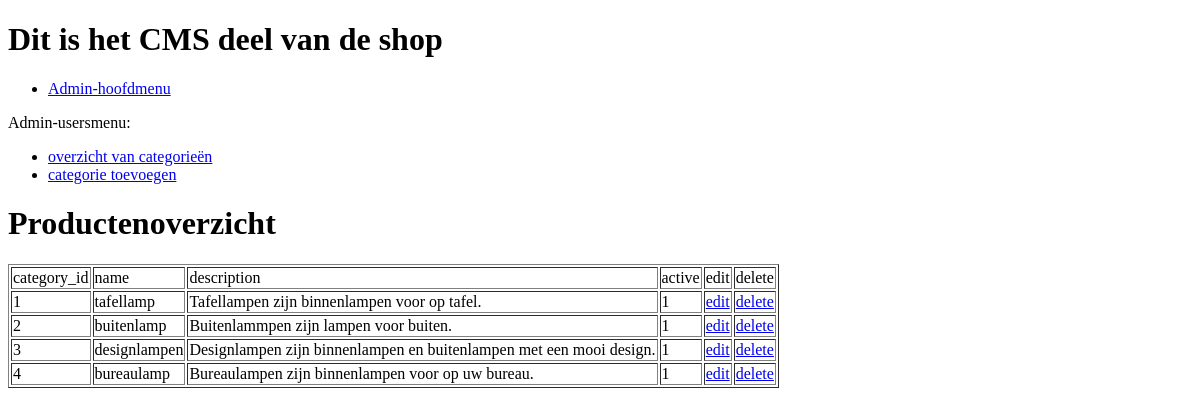
/admin/category/index.php (signed in), run on an earlier commit of the app's database.
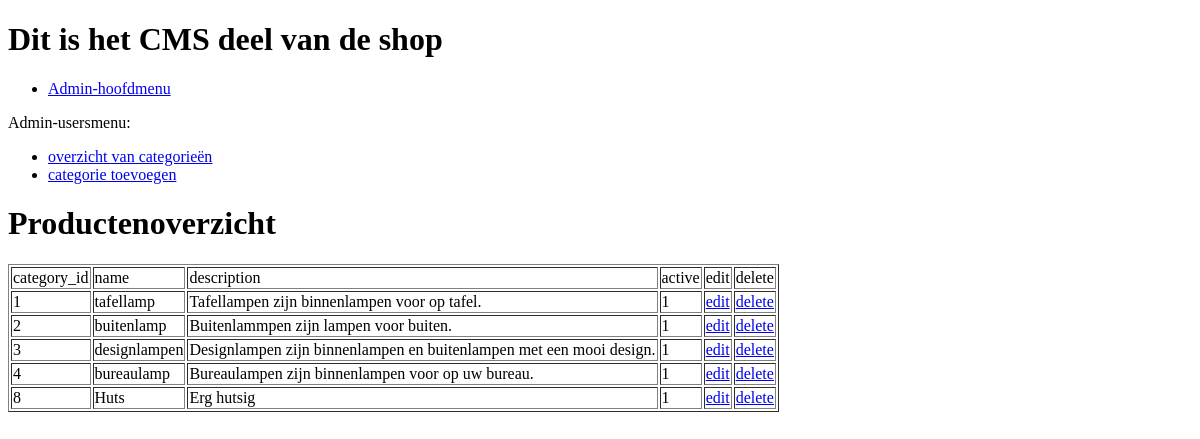
And on a later commit of the database.
### tables this page shows
CREATE TABLE `category` (
  `category_id` int(11) UNSIGNED NOT NULL,
  `name` varchar(60) NOT NULL,
  `description` varchar(400) NOT NULL,
  `active` tinyint(1) NOT NULL
);

### admin/category/index.php (the view, shortened to what this page needs)
<?php
    include('../core/header.php');
    include('category-menu.php');
?>
<h1>Productenoverzicht</h1>
<?php
        $liqry = $con->prepare("SELECT category_id, name, description, active FROM category");
        $columns = array('category_id', 'name', 'description', 'active');
        if($liqry === false) {
           echo mysqli_error($con);
        } else{
            $liqry->bind_result( $category_id, $name, $description, $active);
            if($liqry->execute()){
                $liqry->store_result();
                echo '<table border=1>
                        <tr>';
                            foreach ($columns as $column) {
                            ?>
                                <td><?php echo $column; ?></td>
                            <?php
                            }
                echo '
                            <td>edit</td>
                            <td>delete</td>
                        </tr>';
                while ($liqry->fetch() ) {
                    foreach ($columns as $column) { ?>
                        <td><?php echo ${$column}; ?></td>
                    <?php
}
                    ?>
                        <td><a href="edit_category.php?id=<?php echo $category_id; ?>">edit</a></td>
                        <td><a href="delete_category.php?id=<?php echo $category_id; ?>">delete</a></td>
                    <?php
                }
                echo '</table>';
            }
        }
?>
<?php
    include('../core/footer.php');
?>

What changed in the data, as far as the page shows it:
added category: column "8", column "Huts", column "Erg hutsig", column "1"
